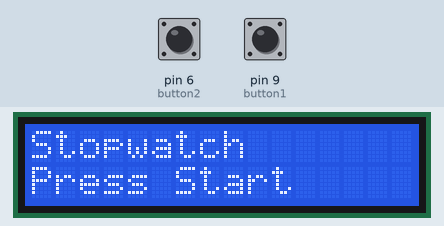
Bench run of a sketch on a simulated Arduino Uno, built with avr-gcc and run on an emulated ATmega328P. Shown: 16×2 character LCD. The test bench sets the inputs (shaded band); at power-on: pin 9 (button1) HIGH, pin 6 (button2) HIGH. What the sketch prints to the serial monitor is not drawn.

Above: at 1.2 s.
1.3 s: pin 9 (button1) pulled LOW for 0.15 s
At 1.48 s:
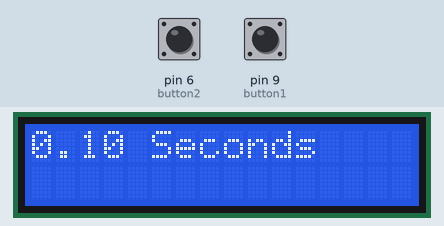
3.1 s: pin 6 (button2) pulled LOW for 0.15 s
4.7 s: pin 9 (button1) pulled LOW for 1 s
At 4.86 s:
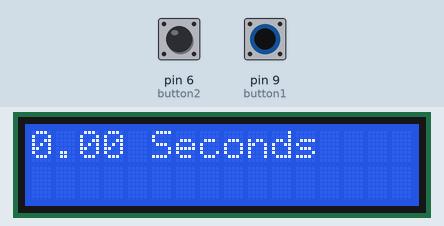
7.3 s: pin 6 (button2) driven LOW and pin 9 (button1) driven LOW
At 7.61 s:
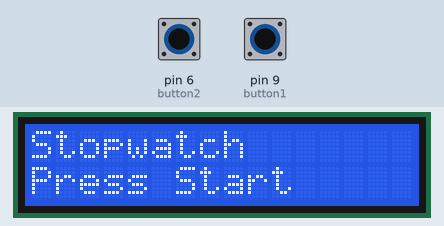
10.3 s: pin 6 (button2) driven HIGH
At 10.66 s:
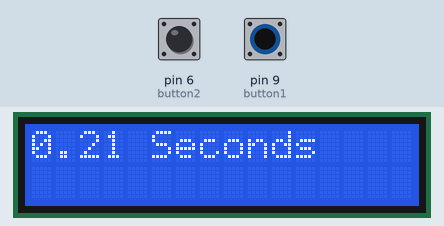

Measured:
- after the input at 1.3 s, the display: first changes at once (image 1 shows a later state)
- after the input at 3.1 s, every drawn part: stays the same
- after the input at 4.7 s, the display: first changes at once (image 2 shows a later state)
- after the input at 7.3 s, the display: changes after 0.10 s (image 3)
- after the input at 10.3 s, the display: first changes after 0.10 s (image 4 shows a later state)
- what the display in image 3 shows lasts 0.4 s, from 7.4 s to 7.8 s

The sketch:

StopWatch.ino
```cpp
/*
Name: Jack Bergin
Date: 2/26/19
Class: Electrical Engineering (H)
Lab: RTC Modification Lab
Description: With this modification I created a stopwatch with
the inclusion of two buttons as added hardware.
*/

//LCD Library
#include <LiquidCrystal.h>

//LCD Pins
LiquidCrystal lcd(12, 11, 5, 4, 3, 2);

//Button Pins
int button1 = 9;
int button2 = 6;

void setup()
{
  //Sets up and then clears LCD screen
  lcd.begin(16, 2);
  lcd.clear();

  //Serial monitor
  Serial.begin(9600);

  //Initializes the buttons as imputs and then sets them to high
  pinMode(button1, INPUT);
  digitalWrite(button1, HIGH);

  pinMode(button2, INPUT);
  digitalWrite(button2, HIGH);
}

//Variables for the seconds and miliseconds conversion in the first while statement
double timer;
double firstTime;
double secondTime;

void loop()
{
   //Clears after each loop
   lcd.clear();

   //Title for LCD
   lcd.print("Stopwatch");
   lcd.setCursor(0, 1);
   lcd.print("Press Start");
   delay(100);

 //If green button is pressed
 if(digitalRead(button1) == LOW)
 {
    //LCD is cleared again
    lcd.clear();

    //First timer for reset of if statement
    firstTime = millis();

   while(digitalRead(button2) == HIGH)
   {
     //While loop time
     secondTime = millis();

     //This gives us our LCD print time because second time will keep incramenting even after reset without subtracting firstTime
     timer = (secondTime - firstTime) / 1000;
     //Prints out on the LCD
     lcd.print(timer);

     //Prints out seconds after the time
     lcd.print(" Seconds");

     //Resets the cursor for each repetition in the while to
     lcd.setCursor(0,0);

     //Prints out the different times and then official time
     Serial.println(secondTime);
     Serial.println(firstTime);
     Serial.println(timer);

     //Seperator
     Serial.println("......");

     //Delays every 100 milliseconds
     delay(100);
   }

   //If the red button is pushed then the timer will access this while statement
   if(digitalRead(button2) == LOW)
   {
     while(digitalRead(button1) == HIGH)
     {
        //Resets cursor back to 0
        lcd.setCursor(0,0);
        //Displays an unchanging final time
        lcd.print(timer);
        //Same delay as up in first while
        delay(100);
     }
   }
 }
}
```
